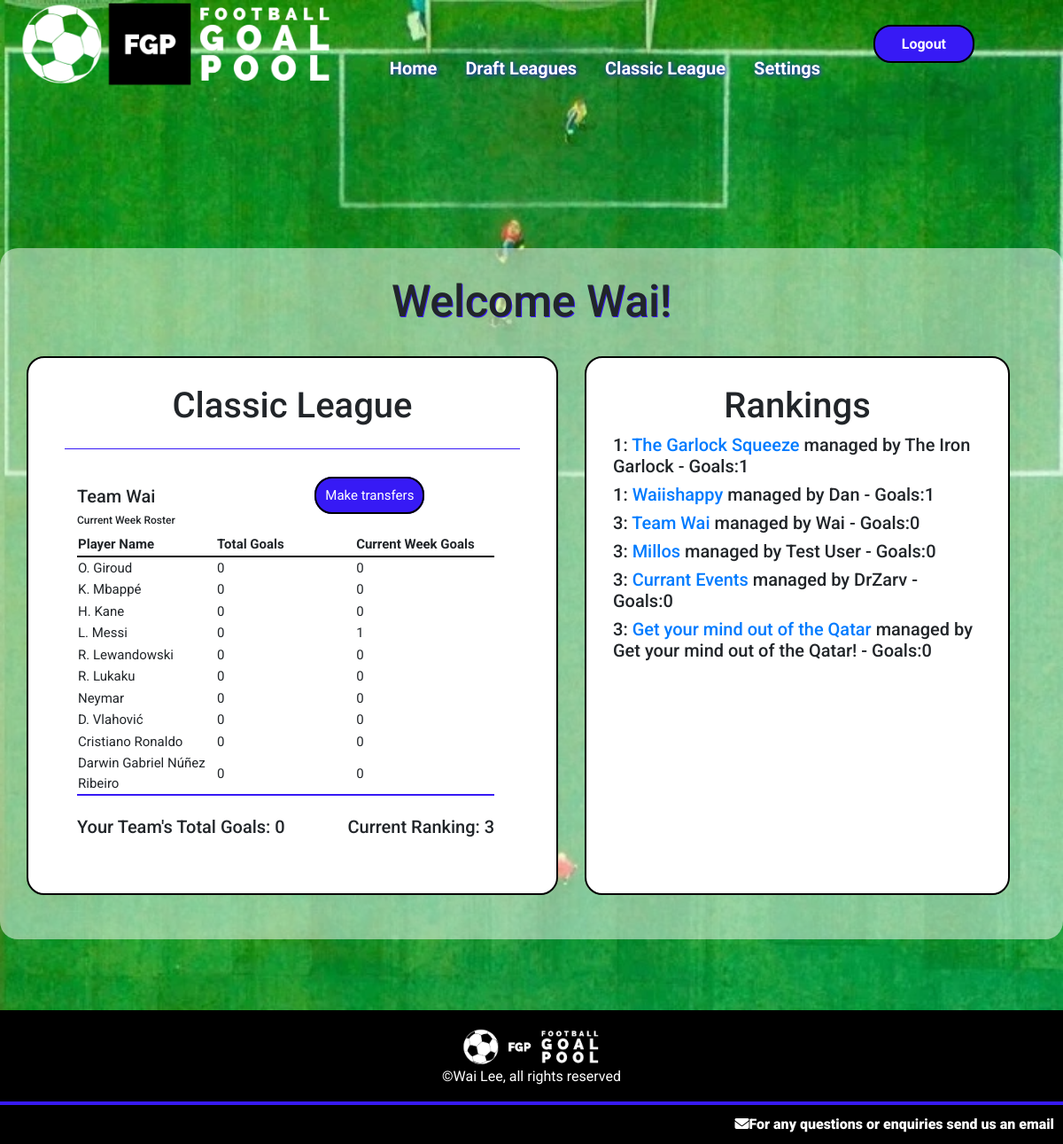
/globalleague (signed in), run on an earlier commit of the app's database.
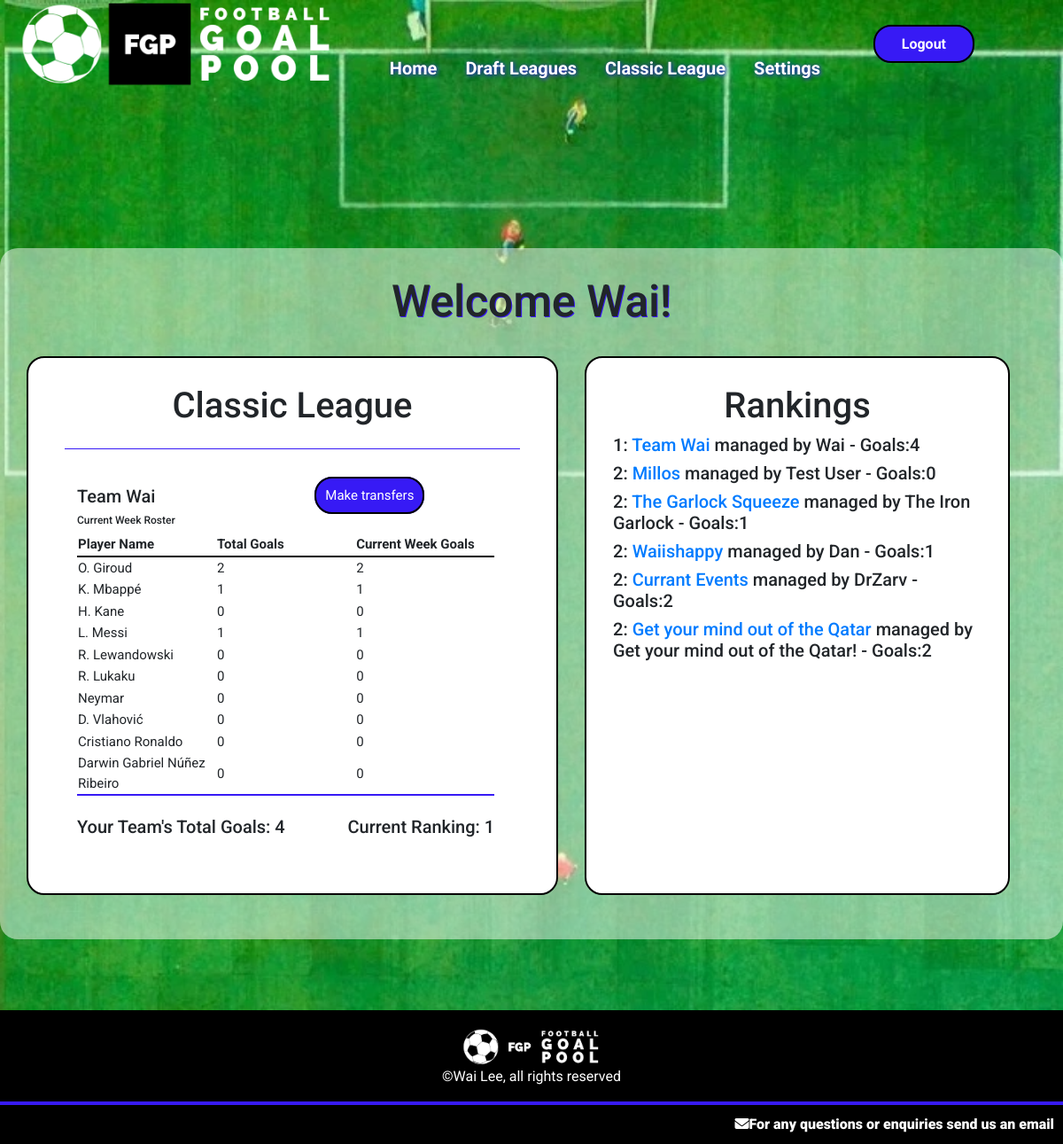
And on a later commit of the database.
### goalpoolapp/models.py (models this page shows, shortened)
class User(AbstractUser):
    emailpermission = models.BooleanField(null=True)

class Team(models.Model):
    manager = models.ForeignKey(User, on_delete=models.CASCADE, related_name="managedteams")
    league = models.ForeignKey(League, on_delete=models.CASCADE, related_name="leagueteams")
    players = models.ManyToManyField(Player, related_name="teams", blank=True)
    provisionalplayers = models.ManyToManyField(Player, related_name="provisionalteams", blank=True)
    rank = models.IntegerField(default=1)
    teamname = models.CharField(max_length=64)
    totalgoals = models.IntegerField(default=0)
    draftnumber = models.IntegerField(blank=True, null=True)

class Player(models.Model):
    playercode = models.IntegerField()
    leagues = models.ManyToManyField(League, related_name="leagueplayers", blank=True)
    nickname = models.CharField(max_length=64)
    goals = models.IntegerField(default=0)
    country = models.ForeignKey(Country, on_delete=models.CASCADE, related_name="players")
    currentweekgoals = models.IntegerField(default=0)
    position = models.CharField(max_length=12)
    pic = models.CharField(max_length=100)

### goalpoolapp/views.py (the view)
# urls.py: path('globalleague', views.globalleague, name='globalleague'),
@login_required
def globalleague(request):
    if request.method == "GET":
        global_league = getGlobalLeague()
        try:
            userteam = Team.objects.get(league=global_league, manager=request.user)
            global_teams = global_league.leagueteams.all().order_by('totalgoals')
            teamorder = Paginator(global_teams, 50)
            page = request.GET.get('page')
            teams = teamorder.get_page(page)
            return render(request, 'goalpoolapp/globalleague.html', {
                "league": global_league,
                "team": userteam,
                "teams": teams
            })
        except:
            return render(request, 'goalpoolapp/globalleague.html')

### goalpoolapp/functions.py (called while the page is built)
def getGlobalLeague():
    return League.objects.get(id='19')

### goalpoolapp/templates/goalpoolapp/globalleague.html (shortened to what this page needs)
{% extends "goalpoolapp/layout.html" %}
{% load static %}
{% block body %}
<div id="main-page-content-container">
    <div id="main-page-content">
        <h2>Welcome {{ user.username }}!</h2>
        <br>
        {% if not team %}
        <h3>You currently do not have a team registered for the Classic league</h3>
        <a class="button" href="{% url 'goalpoolapp:createglobalteam' %}">Click here to create a team</a>
        {% else %}
            <div class="leagues-container">
                <div>
                    <div class="leaguecontainer">
                        <h3>Classic League</h3>
                        <hr>
                        <div class="leagueinformation">
                            <div class="leaguetablecontainer">
                                <div class="split-flexbox">
                                    <div>
                                        <h5>{{ team.teamname }}</h5>
                                        <h6>Current Week Roster</h6>
                                    </div>
                                    <br>
                                    <div>
                                        {% if team.manager == user %}
                                        <a class="button" href="{% url 'goalpoolapp:globaltransfers' %}">Make transfers</a>
                                        {% endif %}
                                    </div>
                                    <br>
                                </div>
                                <table class="leaguetable">
                                    <tr>
                                        <th>Player Name</th>
                                        <th>Total Goals</th>
                                        <th>Current Week Goals</th>
                                    </tr>
                                    {% for player in team.players.all %}
                                    <tr>
                                        <td>{{ player.nickname }}</td>
                                        <td>{{ player.goals }}</td>
                                        <td>{{ player.currentweekgoals }}</td>
                                    </tr>
                                    {% endfor %}
                                </table>
                                <br>
                                <div class="split-flexbox">
                                    <h5>
                                        Your Team's Total Goals: {{ team.totalgoals }}
                                    </h5>
                                    <h5>
                                        Current Ranking: {{ team.rank }}
                                    </h5>
                                </div>
                            </div>
                        </div>
                    </div>
                </div>
                <div class="leaguecontainer">
                    <h3>Rankings</h3>
                    <div>
                        {% for team in teams|dictsort:"rank" %}
                            <h5>{{ team.rank }}: <a href="{% url 'goalpoolapp:viewglobalteam' team.id %}">{{ team.teamname }}</a> managed by {{ team.manager }} - Goals:{{ team.totalgoals }}</h5>
                        {% endfor %}
                    </div>
                </div>
            </div>
        {% endif %}
    </div>
</div>
{% endblock %}

### goalpoolapp/templates/goalpoolapp/layout.html (shortened to what this page needs)
{% load static %}
<!DOCTYPE html>
<html lang="en">
    <head>
        <link rel="stylesheet" href="https://stackpath.bootstrapcdn.com/bootstrap/4.4.1/css/bootstrap.min.css">
        <link href="{% static 'goalpoolapp/styles.css' %}?v=3" rel="stylesheet">
    </head>
    <body>
            <header>
                <nav id="navbar">
                    <img src="{% static 'goalpoolapp/siteimages/logo.png' %}" id="site-logo">
                    {% if user.is_authenticated %}
                    <div id="nav-link-box">
                        <div class="nav-item">
                            <a class="nav-link menuitem" href="/"><strong>Home</strong></a>
                        </div>
                        <div class="nav-item" id="leaguemenu">
                            <a class="nav-link menuitem" href="{% url 'goalpoolapp:draft' %}"><strong>Draft Leagues</strong></a>
                        </div>
                        <div class="nav-item">
                            <a class="nav-link menuitem" href="{% url 'goalpoolapp:globalleague' %}"><strong>Classic League</strong></a>
                        </div>
                        <div class="nav-item">
                            <a class="nav-link menuitem" href="{% url 'goalpoolapp:settings' %}"><strong>Settings</strong></a>
                        </div>
                    </div>
                    <div class="nav-item">
                        <a id="logoutbutton" href="{% url 'goalpoolapp:logoutuser' %}"><strong>Logout</strong></a>
                    </div>
                    {% else %}
                    <div class="nav-item">
                        <a id="loginbutton" href="{% url 'goalpoolapp:loginuser' %}"><strong>Login</strong></a>
                    </div>
                    {% endif %}
                </nav>
            </header>
            <main>
                {% block body %}
                {% endblock %}
            </main>
            <footer>
                <div id="footercontentcontainer">
                    <div class="footerlinkscontainer">
                        <img src="{% static 'goalpoolapp/siteimages/logo.png' %}" id="footer-logo">
                        <p id="copyright-notice">&copy;Wai Lee, all rights reserved </p>
                    </div>
                </div>
                <div id="socialmedialinkscontainer">
                    <a href = "mailto: footballgoalpool@gmail.com"><i class="fa-solid fa-envelope"><span>For any questions or enquiries send us an email</span></i></a>
                </div>
            </footer>
    </body>
</html>

### goalpoolapp/static/goalpoolapp/styles.css (style rules this page uses)
* { font-family: 'Roboto', sans-serif; }
h2 { font-size: 50px; text-shadow: 1px 1px #371af5; text-align: center; }
h3 { font-size: 40px; text-align: center; }
h6 { font-size: 12px; }
body { min-height: 100vh; display: flex; flex-direction: column; }
main { margin-bottom: 50px; }
hr { border: 0; clear:both; display:block; width: 96%; background-color: #371af5; height: 1px; }
.button { background-color: #371af5; padding: 10px; border-radius: 20px; color: white; border: solid black 2px; }
th { width: 20%; border-bottom: solid black 2px; }
tr { height: 20px; }
.split-flexbox { display: flex; justify-content: space-between; }
nav { background-color: #371af500; display: flex; flex-direction: row; justify-content: space-between; align-items: center; width: 100%; transition: 0.5s; position: fixed; z-index: 1; -webkit-transition: 0.5s; -moz-transition: 0.5s; -ms-transition: 0.5s; -o-transition: 0.5s; }
#site-logo { width: 30%; margin-left: 20px; transition: 0.5s; }
.nav-link { font-size: 20px; color: white; text-decoration: none; text-shadow: 1px 1px 5px #371af5; }
#nav-link-box { display: flex; height: 100px; align-items: end; }
#loginbutton, #logoutbutton { background-color: #371af5; border-radius: 20px; color: white; border: solid black 2px; margin-right: 100px; padding: 10px 30px; transition: 0.5s; -webkit-transition: 0.5s; -moz-transition: 0.5s; -ms-transition: 0.5s; -o-transition: 0.5s; }
#main-page-content-container { display: flex; flex-direction: column; align-items: center; padding: 30px; }
#main-page-content { max-width: 1200px; background-color: #FFFFFF80; display: flex; flex-direction: column; align-items: center; padding: 30px; margin-top: 250px; border-radius: 20px; }
.leaguecontainer { margin: 0 5% 20px; display: flex; flex-direction: column; align-items: center; width: 600px; border: black solid 2px; border-radius: 20px; padding: 30px; background-color: white; -webkit-border-radius: 20px; -moz-border-radius: 20px; -ms-border-radius: 20px; -o-border-radius: 20px; }
.leagues-container { display: flex; flex-direction: row; }
.leagueinformation { display: flex; flex-direction: row; justify-content: space-between; width: 100%; padding: 20px; }
.leaguetablecontainer { width: 95%; font-size: 15px; margin: 5px; }
.leaguetable { border-bottom: #371af5 solid 2px; }
footer { width: 100%; background-color: black; display: flex; flex-direction: column; justify-content: center; margin-top: auto; }
#footercontentcontainer { display: flex; margin-top: 20px; justify-content: space-around; flex-direction: row; border-bottom: #371af5 solid 4px; }
.footerlinkscontainer { display: flex; flex-direction: column; align-items: center; }
#socialmedialinkscontainer { display: flex; justify-content: flex-end; }
#footer-logo { width: 20%; }
#copyright-notice { color: white; }
footer a { padding: 10px; text-decoration: none; color: white; font-size: 16px; }

What changed in the data, as far as the page shows it:
changed Team "Team Wai": totalgoals "0" → "4"; rank "3" → "1"; moves up the list
changed Player "O. Giroud": goals "0" → "2"; currentweekgoals "0" → "2"
changed Player "K. Mbappé": goals "0" → "1"; currentweekgoals "0" → "1"
changed Player "L. Messi": goals "0" → "1"
changed Team "Millos": rank "3" → "2"; moves up the list
changed Team "The Garlock Squeeze": rank "1" → "2"
changed Team "Waiishappy": rank "1" → "2"
changed Team "Currant Events": rank "3" → "2"; totalgoals "0" → "2"
changed Team "Get your mind out of the Qatar": rank "3" → "2"; totalgoals "0" → "2"
